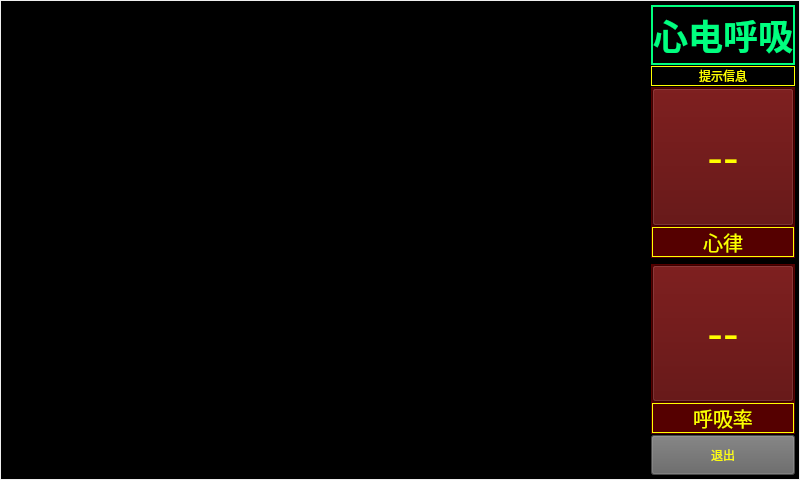
<?xml version="1.0" encoding="UTF-8"?>
<ui version="4.0">
 <class>MainWindow</class>
 <widget class="QMainWindow" name="MainWindow">
  <property name="enabled">
   <bool>true</bool>
  </property>
  <property name="geometry">
   <rect>
    <x>0</x>
    <y>0</y>
    <width>800</width>
    <height>480</height>
   </rect>
  </property>
  <property name="windowTitle">
   <string>ECG_GUI</string>
  </property>
  <property name="animated">
   <bool>true</bool>
  </property>
  <property name="tabShape">
   <enum>QTabWidget::Rounded</enum>
  </property>
  <property name="unifiedTitleAndToolBarOnMac">
   <bool>true</bool>
  </property>
  <widget class="QWidget" name="centralWidget">
   <layout class="QGridLayout" name="gridLayout_2">
    <property name="leftMargin">
     <number>1</number>
    </property>
    <property name="topMargin">
     <number>1</number>
    </property>
    <property name="rightMargin">
     <number>1</number>
    </property>
    <property name="bottomMargin">
     <number>1</number>
    </property>
    <item row="0" column="0">
     <widget class="QWidget" name="widget" native="true">
      <property name="styleSheet">
       <string notr="true">background-color: rgb(0, 0, 0);</string>
      </property>
      <layout class="QVBoxLayout" name="verticalLayout">
       <property name="spacing">
        <number>1</number>
       </property>
       <property name="leftMargin">
        <number>1</number>
       </property>
       <property name="topMargin">
        <number>1</number>
       </property>
       <property name="rightMargin">
        <number>1</number>
       </property>
       <property name="bottomMargin">
        <number>1</number>
       </property>
       <item>
        <layout class="QVBoxLayout" name="verticalLayout_9">
         <property name="spacing">
          <number>1</number>
         </property>
         <property name="leftMargin">
          <number>1</number>
         </property>
         <property name="topMargin">
          <number>1</number>
         </property>
         <property name="rightMargin">
          <number>1</number>
         </property>
         <property name="bottomMargin">
          <number>1</number>
         </property>
         <item>
          <widget class="QWidget" name="widget_3" native="true">
           <layout class="QHBoxLayout" name="horizontalLayout_7">
            <property name="spacing">
             <number>1</number>
            </property>
            <property name="leftMargin">
             <number>1</number>
            </property>
            <property name="topMargin">
             <number>1</number>
            </property>
            <property name="rightMargin">
             <number>1</number>
            </property>
            <property name="bottomMargin">
             <number>1</number>
            </property>
            <item>
             <widget class="QWidget" name="widget_6" native="true">
              <property name="sizePolicy">
               <sizepolicy hsizetype="Expanding" vsizetype="Preferred">
                <horstretch>0</horstretch>
                <verstretch>0</verstretch>
               </sizepolicy>
              </property>
              <property name="styleSheet">
               <string notr="true">font: 63 24pt &quot;Ubuntu&quot;;
color: rgb(170, 255, 127)</string>
              </property>
              <layout class="QVBoxLayout" name="verticalLayout_11">
               <property name="spacing">
                <number>1</number>
               </property>
               <property name="leftMargin">
                <number>1</number>
               </property>
               <property name="topMargin">
                <number>1</number>
               </property>
               <property name="rightMargin">
                <number>1</number>
               </property>
               <property name="bottomMargin">
                <number>1</number>
               </property>
               <item>
                <layout class="QHBoxLayout" name="horizontalLayout">
                 <property name="spacing">
                  <number>0</number>
                 </property>
                 <item>
                  <widget class="QCustomPlot" name="plot_ecg1" native="true">
                   <property name="sizePolicy">
                    <sizepolicy hsizetype="Expanding" vsizetype="Preferred">
                     <horstretch>0</horstretch>
                     <verstretch>0</verstretch>
                    </sizepolicy>
                   </property>
                  </widget>
                 </item>
                </layout>
               </item>
               <item>
                <layout class="QHBoxLayout" name="horizontalLayout_2">
                 <property name="spacing">
                  <number>0</number>
                 </property>
                 <item>
                  <widget class="QCustomPlot" name="plot_ecg2" native="true">
                   <property name="sizePolicy">
                    <sizepolicy hsizetype="Expanding" vsizetype="Preferred">
                     <horstretch>0</horstretch>
                     <verstretch>0</verstretch>
                    </sizepolicy>
                   </property>
                  </widget>
                 </item>
                </layout>
               </item>
              </layout>
             </widget>
            </item>
            <item>
             <widget class="QWidget" name="widget_4" native="true">
              <property name="maximumSize">
               <size>
                <width>500</width>
                <height>16777215</height>
               </size>
              </property>
              <property name="styleSheet">
               <string notr="true">color: rgb(255, 255, 0);</string>
              </property>
              <layout class="QVBoxLayout" name="verticalLayout_3">
               <property name="spacing">
                <number>1</number>
               </property>
               <property name="leftMargin">
                <number>1</number>
               </property>
               <property name="topMargin">
                <number>1</number>
               </property>
               <property name="rightMargin">
                <number>1</number>
               </property>
               <property name="bottomMargin">
                <number>1</number>
               </property>
               <item>
                <widget class="QLabel" name="label_3">
                 <property name="maximumSize">
                  <size>
                   <width>16777215</width>
                   <height>60</height>
                  </size>
                 </property>
                 <property name="font">
                  <font>
                   <pointsize>26</pointsize>
                   <weight>75</weight>
                   <bold>true</bold>
                  </font>
                 </property>
                 <property name="styleSheet">
                  <string notr="true">color: rgb(0, 255, 127);</string>
                 </property>
                 <property name="frameShape">
                  <enum>QFrame::WinPanel</enum>
                 </property>
                 <property name="text">
                  <string>心电呼吸</string>
                 </property>
                 <property name="alignment">
                  <set>Qt::AlignCenter</set>
                 </property>
                </widget>
               </item>
               <item>
                <widget class="QFrame" name="frame_6">
                 <property name="sizePolicy">
                  <sizepolicy hsizetype="Preferred" vsizetype="Fixed">
                   <horstretch>0</horstretch>
                   <verstretch>0</verstretch>
                  </sizepolicy>
                 </property>
                 <property name="minimumSize">
                  <size>
                   <width>0</width>
                   <height>0</height>
                  </size>
                 </property>
                 <property name="frameShape">
                  <enum>QFrame::Box</enum>
                 </property>
                 <property name="frameShadow">
                  <enum>QFrame::Plain</enum>
                 </property>
                 <layout class="QHBoxLayout" name="horizontalLayout_28">
                  <property name="spacing">
                   <number>0</number>
                  </property>
                  <property name="leftMargin">
                   <number>0</number>
                  </property>
                  <property name="topMargin">
                   <number>0</number>
                  </property>
                  <property name="rightMargin">
                   <number>0</number>
                  </property>
                  <property name="bottomMargin">
                   <number>0</number>
                  </property>
                  <item>
                   <widget class="QLabel" name="label_info_out">
                    <property name="sizePolicy">
                     <sizepolicy hsizetype="Preferred" vsizetype="Preferred">
                      <horstretch>0</horstretch>
                      <verstretch>0</verstretch>
                     </sizepolicy>
                    </property>
                    <property name="maximumSize">
                     <size>
                      <width>16777215</width>
                      <height>50</height>
                     </size>
                    </property>
                    <property name="styleSheet">
                     <string notr="true">color: rgb(255, 255, 0);
font: 18pt &quot;Ubuntu&quot;;</string>
                    </property>
                    <property name="frameShape">
                     <enum>QFrame::NoFrame</enum>
                    </property>
                    <property name="frameShadow">
                     <enum>QFrame::Raised</enum>
                    </property>
                    <property name="text">
                     <string>提示信息</string>
                    </property>
                    <property name="alignment">
                     <set>Qt::AlignCenter</set>
                    </property>
                   </widget>
                  </item>
                 </layout>
                </widget>
               </item>
               <item>
                <layout class="QGridLayout" name="gridLayout">
                 <item row="0" column="0">
                  <widget class="QWidget" name="widget_16" native="true">
                   <property name="sizePolicy">
                    <sizepolicy hsizetype="Preferred" vsizetype="Preferred">
                     <horstretch>0</horstretch>
                     <verstretch>0</verstretch>
                    </sizepolicy>
                   </property>
                   <property name="minimumSize">
                    <size>
                     <width>0</width>
                     <height>0</height>
                    </size>
                   </property>
                   <property name="maximumSize">
                    <size>
                     <width>200</width>
                     <height>200</height>
                    </size>
                   </property>
                   <property name="styleSheet">
                    <string notr="true">background-color: rgb(85, 0, 0);
color: rgb(255, 255, 0);</string>
                   </property>
                   <layout class="QVBoxLayout" name="verticalLayout_15">
                    <property name="spacing">
                     <number>1</number>
                    </property>
                    <property name="leftMargin">
                     <number>1</number>
                    </property>
                    <property name="topMargin">
                     <number>1</number>
                    </property>
                    <property name="rightMargin">
                     <number>1</number>
                    </property>
                    <property name="bottomMargin">
                     <number>1</number>
                    </property>
                    <item>
                     <widget class="QPushButton" name="show1_ssxl">
                      <property name="sizePolicy">
                       <sizepolicy hsizetype="Preferred" vsizetype="Preferred">
                        <horstretch>0</horstretch>
                        <verstretch>0</verstretch>
                       </sizepolicy>
                      </property>
                      <property name="minimumSize">
                       <size>
                        <width>0</width>
                        <height>0</height>
                       </size>
                      </property>
                      <property name="font">
                       <font>
                        <family>Ubuntu</family>
                        <pointsize>35</pointsize>
                        <weight>50</weight>
                        <italic>false</italic>
                        <bold>false</bold>
                       </font>
                      </property>
                      <property name="text">
                       <string>--</string>
                      </property>
                     </widget>
                    </item>
                    <item>
                     <widget class="QLabel" name="label_11">
                      <property name="sizePolicy">
                       <sizepolicy hsizetype="Preferred" vsizetype="Preferred">
                        <horstretch>0</horstretch>
                        <verstretch>0</verstretch>
                       </sizepolicy>
                      </property>
                      <property name="minimumSize">
                       <size>
                        <width>0</width>
                        <height>0</height>
                       </size>
                      </property>
                      <property name="maximumSize">
                       <size>
                        <width>16777215</width>
                        <height>30</height>
                       </size>
                      </property>
                      <property name="font">
                       <font>
                        <family>Ubuntu</family>
                        <pointsize>15</pointsize>
                        <weight>50</weight>
                        <italic>false</italic>
                        <bold>false</bold>
                       </font>
                      </property>
                      <property name="frameShape">
                       <enum>QFrame::Box</enum>
                      </property>
                      <property name="text">
                       <string>心律</string>
                      </property>
                      <property name="alignment">
                       <set>Qt::AlignCenter</set>
                      </property>
                     </widget>
                    </item>
                   </layout>
                  </widget>
                 </item>
                 <item row="1" column="0">
                  <widget class="QWidget" name="widget_20" native="true">
                   <property name="sizePolicy">
                    <sizepolicy hsizetype="Preferred" vsizetype="Preferred">
                     <horstretch>0</horstretch>
                     <verstretch>0</verstretch>
                    </sizepolicy>
                   </property>
                   <property name="minimumSize">
                    <size>
                     <width>0</width>
                     <height>0</height>
                    </size>
                   </property>
                   <property name="maximumSize">
                    <size>
                     <width>200</width>
                     <height>200</height>
                    </size>
                   </property>
                   <property name="styleSheet">
                    <string notr="true">background-color: rgb(85, 0, 0);
color: rgb(255, 255, 0);</string>
                   </property>
                   <layout class="QVBoxLayout" name="verticalLayout_22">
                    <property name="spacing">
                     <number>1</number>
                    </property>
                    <property name="leftMargin">
                     <number>1</number>
                    </property>
                    <property name="topMargin">
                     <number>1</number>
                    </property>
                    <property name="rightMargin">
                     <number>1</number>
                    </property>
                    <property name="bottomMargin">
                     <number>1</number>
                    </property>
                    <item>
                     <widget class="QPushButton" name="show1_huxilv">
                      <property name="sizePolicy">
                       <sizepolicy hsizetype="Preferred" vsizetype="Preferred">
                        <horstretch>0</horstretch>
                        <verstretch>0</verstretch>
                       </sizepolicy>
                      </property>
                      <property name="minimumSize">
                       <size>
                        <width>0</width>
                        <height>0</height>
                       </size>
                      </property>
                      <property name="font">
                       <font>
                        <family>Ubuntu</family>
                        <pointsize>35</pointsize>
                        <weight>50</weight>
                        <italic>false</italic>
                        <bold>false</bold>
                       </font>
                      </property>
                      <property name="autoFillBackground">
                       <bool>false</bool>
                      </property>
                      <property name="text">
                       <string>--</string>
                      </property>
                     </widget>
                    </item>
                    <item>
                     <widget class="QLabel" name="label_18">
                      <property name="sizePolicy">
                       <sizepolicy hsizetype="Preferred" vsizetype="Preferred">
                        <horstretch>0</horstretch>
                        <verstretch>0</verstretch>
                       </sizepolicy>
                      </property>
                      <property name="minimumSize">
                       <size>
                        <width>0</width>
                        <height>0</height>
                       </size>
                      </property>
                      <property name="maximumSize">
                       <size>
                        <width>16777215</width>
                        <height>30</height>
                       </size>
                      </property>
                      <property name="font">
                       <font>
                        <family>Ubuntu</family>
                        <pointsize>15</pointsize>
                        <weight>50</weight>
                        <italic>false</italic>
                        <bold>false</bold>
                       </font>
                      </property>
                      <property name="frameShape">
                       <enum>QFrame::Box</enum>
                      </property>
                      <property name="text">
                       <string>呼吸率</string>
                      </property>
                      <property name="alignment">
                       <set>Qt::AlignCenter</set>
                      </property>
                     </widget>
                    </item>
                   </layout>
                  </widget>
                 </item>
                </layout>
               </item>
               <item>
                <widget class="QPushButton" name="pushButton_quit">
                 <property name="minimumSize">
                  <size>
                   <width>0</width>
                   <height>40</height>
                  </size>
                 </property>
                 <property name="styleSheet">
                  <string notr="true">background-color: rgb(100, 100, 100);</string>
                 </property>
                 <property name="text">
                  <string>退出</string>
                 </property>
                 <property name="shortcut">
                  <string/>
                 </property>
                 <property name="autoRepeat">
                  <bool>false</bool>
                 </property>
                </widget>
               </item>
              </layout>
             </widget>
            </item>
           </layout>
          </widget>
         </item>
        </layout>
       </item>
      </layout>
     </widget>
    </item>
   </layout>
  </widget>
 </widget>
 <layoutdefault spacing="6" margin="11"/>
 <customwidgets>
  <customwidget>
   <class>QCustomPlot</class>
   <extends>QWidget</extends>
   <header location="global">qcustomplot.h</header>
   <container>1</container>
  </customwidget>
 </customwidgets>
 <resources/>
 <connections/>
</ui>
